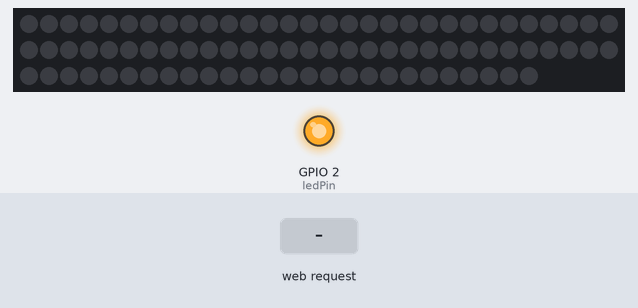
Simulated run of this sketch. Board: ESP32. Shown: 86 RGB LEDs in strip order, left to right, continuing on the next row, output pins drawn as LEDs (lit = HIGH). Inputs (shaded band) come from the test bench. A WiFi scan finds three made-up networks; what the sketch prints to the serial monitor is not drawn.

Above: at 1.2 s.
1.3 s: HTTP request GET /?r received
2.8 s: HTTP request GET /Slave received
Timing chart, 0 to 5.8 s (numbered marks = the images above; inputs shaded):
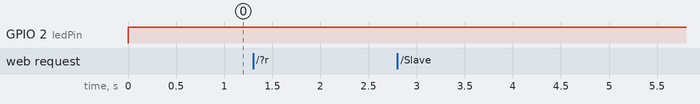

Measured:
- after the input at 1.3 s, every drawn part: stays the same
- after the input at 2.8 s, every drawn part: stays the same

The sketch:

LEDBar_ESP32_Master_a.ino
```cpp
// //Wczytywanie biblioteki od WiFi, ESP_NOW i NeoPixel odpowiedzialnej za wyświetlanie ledow
#include <WiFi.h>
#include <esp_now.h>
#include <Adafruit_NeoPixel.h>

// SSID i hasło rozgłaszanej sieci WiFi
const char* ssid     = "ESP32-Access-Point";
const char* password = "123456789";

//PIN do którego podłączony jest pasek ledów
#define PIN  4

//Ilość ledów na pasku
#define NUMPIXELS 86
//Maksymalna ilośc slaveów ilu wyszukuje master podczas rozgłaszania kolorów. Maksymalnie można podać 20.
#define NUMSLAVES 5
esp_now_peer_info_t slaves[NUMSLAVES] = {};
int SlaveCnt = 0;
#define CHANNEL 3
#define PRINTSCANRESULTS 0

//Stworzenie obiektu, którego potem wykorzystujemy do sterowania kolorami.
Adafruit_NeoPixel pixels(NUMPIXELS, PIN, NEO_GRB + NEO_KHZ800);


//Dodatkowe zmienne

#define DELAYVAL 500 // Czas w milesekundach do opóźniania wyswietlania
const int ledPin =  2; //Wbudowana dioda do ESP32, która swieci sie gdy serwer jest uruchomiony

//Ustawienie portu serwera na 80
WiFiServer server(80);

//Zmienna przechowujaca dane z requesta HTTP
String header;

//Dane, ktore przesylamy przez ESP32 do wszystkich slaveów
typedef struct kolory_struct {
  int R;
  int G;
  int B;
  int Brightness;
  int Tryb;
  int Wait;
} kolory_struct;

kolory_struct kolory; //Nazwa naszego structa

//Inicjacja ESPNow
void InitESPNow() {
  WiFi.disconnect();
  if (esp_now_init() == ESP_OK) {
    Serial.println("ESPNow Init Success");
  }
  else {
    Serial.println("ESPNow Init Failed");
    // Retry InitESPNow, add a counte and then restart?
    // InitESPNow();
    // or Simply Restart
    ESP.restart();
  }
}

// Szukanie slaveów
void ScanForSlave() {
  int8_t scanResults = WiFi.scanNetworks();
  //reset slaves
  memset(slaves, 0, sizeof(slaves));
  SlaveCnt = 0;
  Serial.println("");
  if (scanResults == 0) {
    Serial.println("No WiFi devices in AP Mode found");
  } else {
    Serial.print("Found "); Serial.print(scanResults); Serial.println(" devices ");
    for (int i = 0; i < scanResults; ++i) {
      // Print SSID and RSSI for each device found
      String SSID = WiFi.SSID(i);
      int32_t RSSI = WiFi.RSSI(i);
      String BSSIDstr = WiFi.BSSIDstr(i);

      if (PRINTSCANRESULTS) {
        Serial.print(i + 1); Serial.print(": "); Serial.print(SSID); Serial.print(" ["); Serial.print(BSSIDstr); Serial.print("]"); Serial.print(" ("); Serial.print(RSSI); Serial.print(")"); Serial.println("");
      }
     // delay(10);
      // Check if the current device starts with `Slave`
      if (SSID.indexOf("Slave") == 0) {
        // SSID of interest
        Serial.print(i + 1); Serial.print(": "); Serial.print(SSID); Serial.print(" ["); Serial.print(BSSIDstr); Serial.print("]"); Serial.print(" ("); Serial.print(RSSI); Serial.print(")"); Serial.println("");
        // Get BSSID => Mac Address of the Slave
        int mac[6];

        if ( 6 == sscanf(BSSIDstr.c_str(), "%x:%x:%x:%x:%x:%x",  &mac[0], &mac[1], &mac[2], &mac[3], &mac[4], &mac[5] ) ) {
          for (int ii = 0; ii < 6; ++ii ) {
            slaves[SlaveCnt].peer_addr[ii] = (uint8_t) mac[ii];
          }
        }
        slaves[SlaveCnt].channel = CHANNEL; // pick a channel
        slaves[SlaveCnt].encrypt = 0; // no encryption
        SlaveCnt++;
      }
    }
  }
if (SlaveCnt > 0) {
    Serial.print(SlaveCnt); Serial.println(" Slave(s) found, processing..");
  } else {
    Serial.println("No Slave Found, trying again.");
  }

  // Czyszczenie ramu
  WiFi.scanDelete();
}

// Sprawdzenie czy slave jest juz sparowany z masterem
// Jesli nie, slave jest parowany do mastera
void manageSlave() {
  if (SlaveCnt > 0) {
    for (int i = 0; i < SlaveCnt; i++) {
      Serial.print("Processing: ");
      for (int ii = 0; ii < 6; ++ii ) {
        Serial.print((uint8_t) slaves[i].peer_addr[ii], HEX);
        if (ii != 5) Serial.print(":");
      }
      Serial.print(" Status: ");
      // check if the peer exists
      bool exists = esp_now_is_peer_exist(slaves[i].peer_addr);
      if (exists) {
        // Slave already paired.
        Serial.println("Already Paired");
      } else {
        // Slave not paired, attempt pair
        esp_err_t addStatus = esp_now_add_peer(&slaves[i]);
        if (addStatus == ESP_OK) {
          // Pair success
          Serial.println("Pair success");
        } else if (addStatus == ESP_ERR_ESPNOW_NOT_INIT) {
          // How did we get so far!!
          Serial.println("ESPNOW Not Init");
        } else if (addStatus == ESP_ERR_ESPNOW_ARG) {
          Serial.println("Add Peer - Invalid Argument");
        } else if (addStatus == ESP_ERR_ESPNOW_FULL) {
          Serial.println("Peer list full");
        } else if (addStatus == ESP_ERR_ESPNOW_NO_MEM) {
          Serial.println("Out of memory");
        } else if (addStatus == ESP_ERR_ESPNOW_EXIST) {
          Serial.println("Peer Exists");
        } else {
          Serial.println("Not sure what happened");
        }
      //  delay(100);
      }
    }
  } else {
    // No slave found to process
    Serial.println("No Slave found to process");
  }
}


//Wyslanie structa do wszystkich sparowanych slaveow
void sendData() {
  for (int i = 0; i < SlaveCnt; i++) {
    const uint8_t *peer_addr = slaves[i].peer_addr;
    if (i == 0) { // print only for first slave
      Serial.print("Sending: ");
      Serial.println(kolory.R);
    }
    esp_err_t result = esp_now_send(peer_addr, (uint8_t *) &kolory, sizeof(kolory_struct));
    Serial.print("Send Status: ");
    if (result == ESP_OK) {
      Serial.println("Success");
    } else if (result == ESP_ERR_ESPNOW_NOT_INIT) {
      // How did we get so far!!
      Serial.println("ESPNOW not Init.");
    } else if (result == ESP_ERR_ESPNOW_ARG) {
      Serial.println("Invalid Argument");
    } else if (result == ESP_ERR_ESPNOW_INTERNAL) {
      Serial.println("Internal Error");
    } else if (result == ESP_ERR_ESPNOW_NO_MEM) {
      Serial.println("ESP_ERR_ESPNOW_NO_MEM");
    } else if (result == ESP_ERR_ESPNOW_NOT_FOUND) {
      Serial.println("Peer not found.");
    } else {
      Serial.println("Not sure what happened");
    }

  }


}


//Po przeslaniu danych
void OnDataSent(const uint8_t *mac_addr, esp_now_send_status_t status) {
  char macStr[18];
  Serial.print("Packet to: ");
  // Copies the sender mac address to a string
  snprintf(macStr, sizeof(macStr), "%02x:%02x:%02x:%02x:%02x:%02x",
           mac_addr[0], mac_addr[1], mac_addr[2], mac_addr[3], mac_addr[4], mac_addr[5]);
  Serial.print(macStr);
  Serial.print(" send status:\t");
  Serial.println(status == ESP_NOW_SEND_SUCCESS ? "Delivery Success" : "Delivery Fail");
}


//Zmienne odpowiedzialne za przechowywanie informacji, które wysyłamy do serwera
String redString = "0";
String greenString = "0";
String blueString = "0";
String brightString = "0";
String trybString = "0";
String waitString = "0";
//Kazda pozycja to kolejna czesc headera. Zmienne potrzebne do podzielenia headera
int pos1 = 0;
int pos2 = 0;
int pos3 = 0;
int pos4 = 0;
int pos5 = 0;
int pos6 = 0;
int pos7 = 0;


unsigned long currentTime = millis(); //Zmienna przechowujaca czas w milisekundach od uruchomienia płytki
unsigned long previousTime = 0; //Zmienna przechowujaca poprzedni czas
const long timeoutTime = 2000; //Timeout ustalony na 2 sekundy


void setup() {

  //Zainicjowanie portu szeregowego, paska ledów i leda na plytce
  Serial.begin(115200);
  pinMode(ledPin, OUTPUT); //LED na płytce
  pixels.begin();

  WiFi.mode(WIFI_STA); //Odpalenie WiFi w trybie Station
  Serial.print("STA MAC: "); Serial.println(WiFi.macAddress()); //Wyswietlenie mac adresu mastera

  Serial.print("Setting AP (Access Point)…");
  // Mozna pozbyc sie parametru odpowiedzialnego za haslo, by siec byla niezabezpieczona
  WiFi.softAP(ssid, password);
  //Wyswietla IP, na którym rozglaszana jest strona
  IPAddress IP = WiFi.softAPIP();
  Serial.print("AP IP address: ");
  Serial.println(IP);
  //Uruchomienie serwera
  server.begin();

  // Inicjacja ESPNow. ESPNow musi zostać zainicjowany po WiFi.
  InitESPNow();
  esp_now_register_send_cb(OnDataSent);

}


void loop(){


 WiFiClient client = server.available();   // Listen for incoming clients
 digitalWrite(ledPin, HIGH);
  if (client) {                             // If a new client connects,
    currentTime = millis();
    previousTime = currentTime;
    Serial.println("New Client.");          // print a message out in the serial port
    String currentLine = "";                // make a String to hold incoming data from the client
    while (client.connected() && currentTime - previousTime <= timeoutTime) {            // loop while the client's connected
      currentTime = millis();
      if (client.available()) {             // if there's bytes to read from the client,
        char c = client.read();             // read a byte, then
        Serial.write(c);                    // print it out the serial monitor
        header += c;
        if (c == '\n') {                    // if the byte is a newline character
          // if the current line is blank, you got two newline characters in a row.
          // that's the end of the client HTTP request, so send a response:
          if (currentLine.length() == 0) {
            // HTTP headers always start with a response code (e.g. HTTP/1.1 200 OK)
            // and a content-type so the client knows what's coming, then a blank line:
            client.println("HTTP/1.1 200 OK");
            client.println("Content-type:text/html");
            client.println("Connection: close");
            client.println();

//Kod odpowiedzialny za wyswietlanie strony

            // Display the HTML web page
   client.println("<!DOCTYPE html><html> ");
  client.println("          <head><meta name=\"viewport\" content=\"width=device-width, initial-scale=1\"> ");
 client.println("           <link rel=\"icon\" href=\"data:,\"> ");
 client.println("           </head><body><div class=\"container\"><div class=\"row\"><h1>Wybierz kolor, jasnosc, tryb wyswietlania oraz opoznienie</h1></div> ");
 client.println("       <p>Red: <span id=\"czerwony\"></span></p>");
 client.println("       <input type=\"range\" min=\"0\" max=\"255\" value=\"0\" class=\"slider\" id=\"rValue\">       ");
 client.println("       <p>Green: <span id=\"zielony\"></span></p>");
 client.println("       <input type=\"range\" min=\"0\" max=\"255\" value=\"0\" class=\"slider\" id=\"gValue\">   ");
 client.println("        <p>Blue: <span id=\"niebieski\"></span></p>");
 client.println("       <input type=\"range\" min=\"0\" max=\"255\" value=\"0\" class=\"slider\" id=\"bValue\">");
 client.println("        <p>Jasnosc: <span id=\"jasnosc\"></span></p>");
 client.println("      <input type=\"range\" min=\"0\" max=\"255\" value=\"0\" class=\"slider\" id=\"Brightness\">  ");
 client.println("<br><br>");
 client.println(" <p>Tryb: <span id=\"tryb\"></span></p>");
 client.println("      <input type=\"range\" min=\"0\" max=\"10\" value=\"0\" class=\"slider\" id=\"tValue\">");
 client.println("<br><br>");
 client.println("  <label for=\"Opoznienie\">Opoznienie(ms): </label> <input type=\"text\" id=\"waitValue\" ><br><br>");
  client.println("    <a  style=\"font-size:30px\" href=\"#\" id=\"change_color\" role=\"button\" onclick=\"update()\"  >Wyslij</a> ");
 client.println("      </div> ");
  client.println("          <script>       ");
 client.println("      var Brslider = document.getElementById(\"Brightness\");");
 client.println("     var Broutput = document.getElementById(\"jasnosc\");");
 client.println("      var JasnoscValue = 0;");
 client.println("     Broutput.innerHTML = Brslider.value;      ");
 client.println("     var Rslider = document.getElementById(\"rValue\");");
 client.println("     var Routput = document.getElementById(\"czerwony\");");
 client.println("      var RedValue = 0;");
 client.println("     Routput.innerHTML = Rslider.value;      ");
 client.println("     var Blueslider = document.getElementById(\"bValue\");");
 client.println("     var Blueoutput = document.getElementById(\"niebieski\");");
   client.println("    var BlueValue = 0;");
   client.println("   Blueoutput.innerHTML = Blueslider.value;    ");
 client.println("     var Greenslider = document.getElementById(\"gValue\");");
 client.println("     var Greenoutput = document.getElementById(\"zielony\");");
 client.println("      var GreenValue = 0;");
 client.println("     Greenoutput.innerHTML = Greenslider.value;  ");
 client.println("     var TrybSlider = document.getElementById(\"tValue\");");
 client.println("     var Tryboutput = document.getElementById(\"tryb\");");
 client.println("      var TrybValue = 0;");
 client.println("     Tryboutput.innerHTML = TrybSlider.value;              ");
 client.println("      Brslider.oninput = function() {");
  client.println(" Broutput.innerHTML = this.value;");
 client.println("  JasnoscValue = this.value;");
 client.println("}");
 client.println("    Rslider.oninput = function() {");
 client.println("  Routput.innerHTML = this.value;");
 client.println("  RedValue = this.value;");
 client.println("}");
 client.println("    Blueslider.oninput = function() {");
  client.println(" Blueoutput.innerHTML = this.value;");
 client.println("  BlueValue = this.value;");
 client.println("}");
 client.println("   Greenslider.oninput = function() {");
  client.println(" Greenoutput.innerHTML = this.value;");
  client.println(" GreenValue = this.value;");
 client.println("}");
 client.println("Tryboutput.innerHTML = \"Swiatlo stale (Wlasny kolor)\";");
 client.println(" TrybSlider.oninput = function() {");
 client.println("   TrybValue = this.value;");
 client.println(" switch(TrybValue) {");
  client.println(" case '0':");
  client.println("   Tryboutput.innerHTML = \"Swiatlo stale (Wlasny kolor)\";");
  client.println("   break;");
  client.println(" case '1':");
 client.println("    Tryboutput.innerHTML = \"Kolejka (Wlasny kolor, opoznienie)\";");
 client.println("    break;");
 client.println("case '2':");
  client.println("   Tryboutput.innerHTML = \"TheaterChase (Wlasny kolor, opoznienie)\";");
  client.println("   break;");
 client.println(" case '3':");
  client.println("   Tryboutput.innerHTML = \"Tecza (Opoznienie)\";");
  client.println("   break;");
 client.println(" case '4':");
  client.println("   Tryboutput.innerHTML = \"TheaterChase z tecza (Opoznienie)\";");
  client.println("   break;");
 client.println(" case '5':");
  client.println("   Tryboutput.innerHTML = \"Wygaszanie (Wlasny kolor, opoznienie)\";");
  client.println("   break;");
 client.println(" case '6':");
  client.println("   Tryboutput.innerHTML = \"Cylon Bounce (Wlasny kolor, opoznienie)\";");
  client.println("   break;");
 client.println(" case '7':");
 client.println("    Tryboutput.innerHTML = \"Sparkle (Wlasny kolor, opoznienie)\";");
  client.println("   break;");
 client.println(" case '8':");
 client.println("    Tryboutput.innerHTML = \"Running Lights (Wlasny kolor, opoznienie)\";");
  client.println("   break;");
 client.println(" case '9':");
   client.println("  Tryboutput.innerHTML = \"Color Wipe (Wlasny kolor, opoznienie)\";");
  client.println("   break;");
 client.println(" case '10':");
   client.println("  Tryboutput.innerHTML = \"Meteor Rain (Wlasny kolor, opoznienie)\";");
   client.println("  break;");
 client.println("}}");
   client.println("   function update(){ ");
  client.println("              var redValue = document.getElementById(\"rValue\").value;");
 client.println("        var greenValue = document.getElementById(\"gValue\").value;");
   client.println("      var blueValue = document.getElementById(\"bValue\").value;");
   client.println("      var trValue = document.getElementById(\"tValue\").value;");
   client.println("      var wValue = document.getElementById(\"waitValue\").value; ");
    client.println("              document.getElementById(\"change_color\").href=\"?r\" + redValue + \"g\" + greenValue + \"b\" + blueValue + \"l\" + JasnoscValue + \"t\" + trValue + \"w\" + wValue + \"&\"; } </script></body></html> ");
            // The HTTP response ends with another blank line
            client.println();

    //Dzielenie headera
            if(header.indexOf("GET /?r") >= 0) {
              pos1 = header.indexOf('r');
              pos2 = header.indexOf('g');
              pos3 = header.indexOf('b');
              pos4 = header.indexOf('l');
              pos5 = header.indexOf('t');
              pos6 = header.indexOf('w');
              pos7 = header.indexOf('&');

    //Pobieranie danych z headera
              redString = header.substring(pos1+1, pos2);
              greenString = header.substring(pos2+1, pos3);
              blueString = header.substring(pos3+1, pos4);
              brightString = header.substring(pos4+1,pos5);
              trybString = header.substring(pos5+1,pos6);
              waitString = header.substring(pos6+1,pos7);

//Konwersja stringów z headera do intów
  kolory.R = redString.toInt();
  kolory.G = greenString.toInt();
  kolory.B = blueString.toInt();
  kolory.Brightness = brightString.toInt();
  kolory.Tryb = trybString.toInt();
  kolory.Wait = waitString.toInt();

//Wyswietlenie wszystkich danych na porcie szeregowym
              Serial.println(kolory.R);
              Serial.println(kolory.G);
              Serial.println(kolory.B);
              Serial.println(kolory.Brightness);
              Serial.println(kolory.Tryb);
              Serial.println(kolory.Wait);

   //Szukamy slaveów w okolicy
  ScanForSlave();

  if (SlaveCnt >= 0){ //Aktualnie niepotrzebny if ale moze zostać wykorzystany w przyszłosci. Funcka przejdzie nawet wtedy gdy nie znajdzie żadnego slave w okolicy

  //Sparowanie slave jesli wczesniej nie zostal sparowany
    manageSlave();
//Wysylanie danych. Kolory pokazuja sie dopiero po przeslaniu
    sendData();

  } else {
    // Else do niewykorzystanego ifa zostawionego na przyszlosc. W przypadku gdy nie znajdzie slaveow.
  }
            }
            // Wyrwanie sie petli while
            break;
          } else { // if you got a newline, then clear currentLine
            currentLine = "";
          }
        } else if (c != '\r') {  // if you got anything else but a carriage return character,
          currentLine += c;      // add it to the end of the currentLine
        }
      }
    }
    // Clear the header variable
    header = "";
    // Close the connection
    client.stop();
    Serial.println("Client disconnected.");
    Serial.println("");
  }


} //Koniec loopa
```
